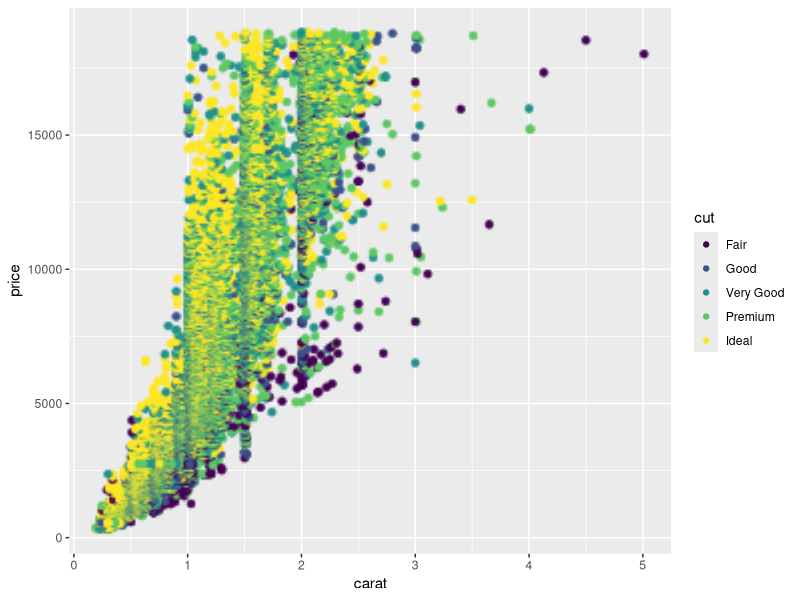
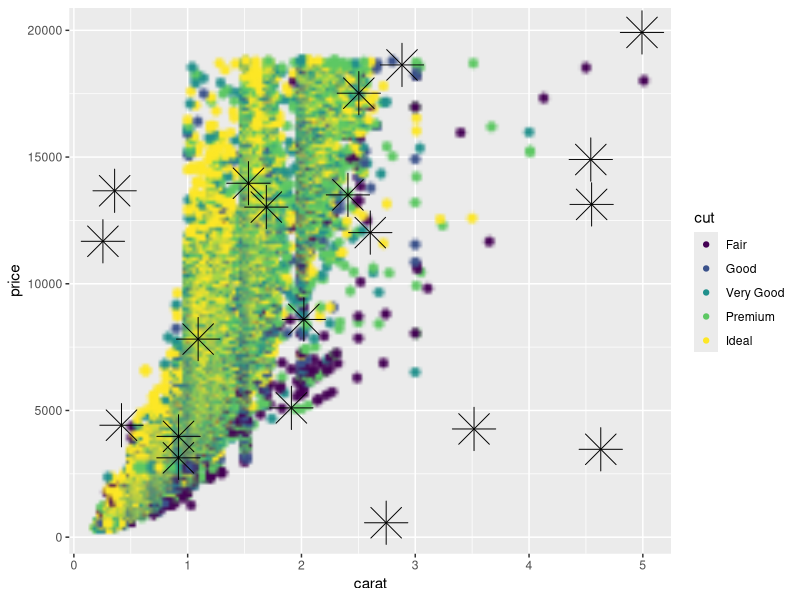
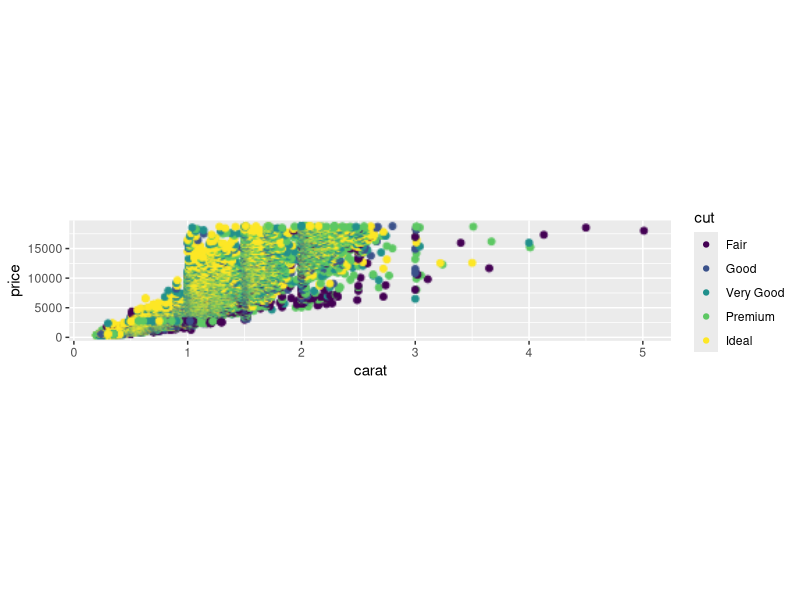
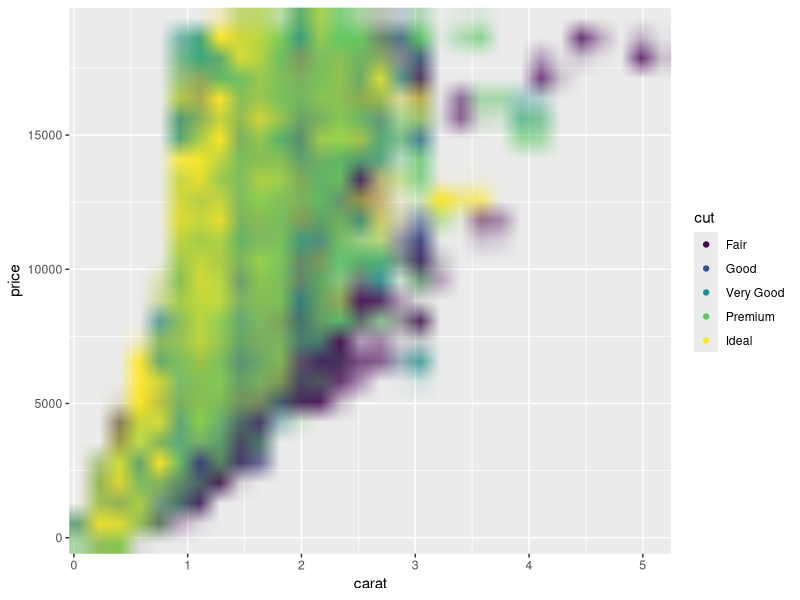
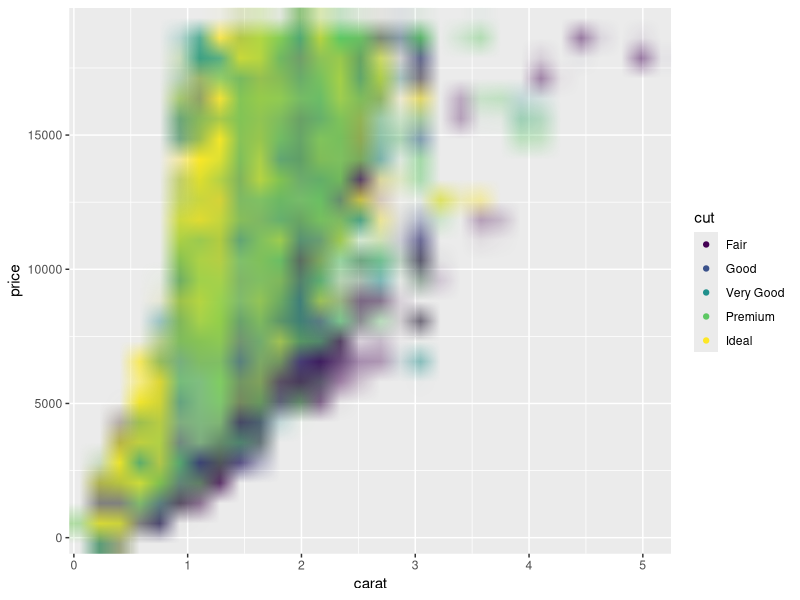
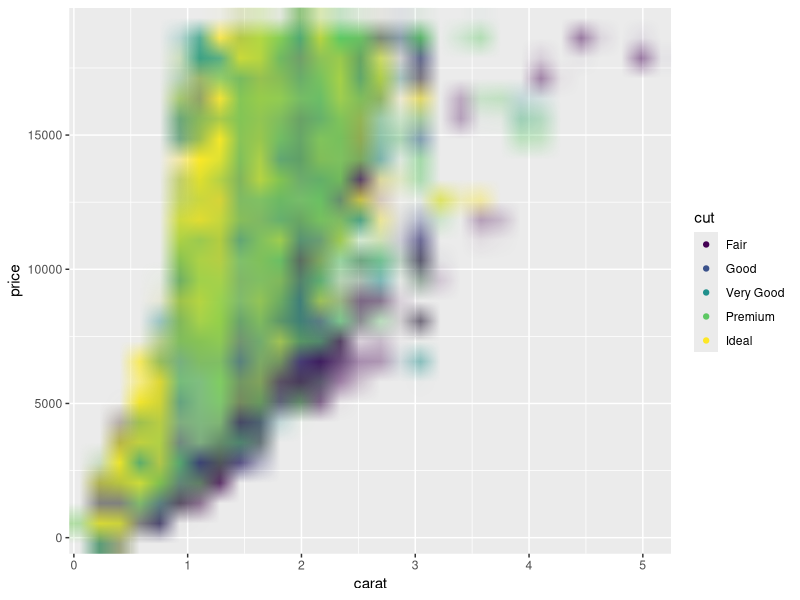
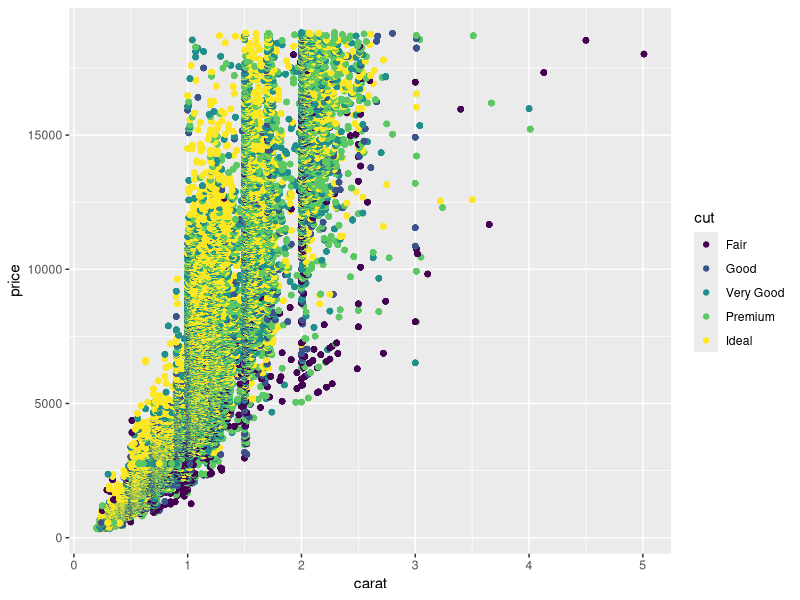
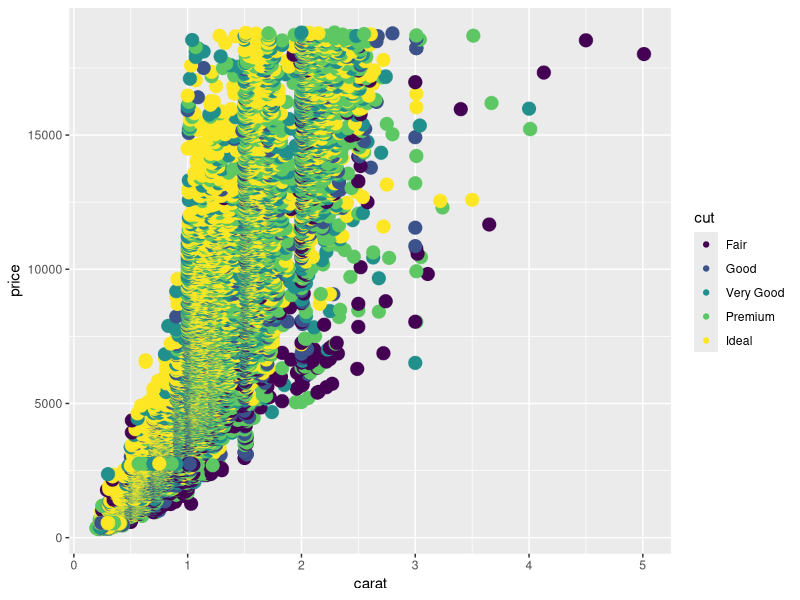

These figures' R source, in order:
## ---- chunk 1
knitr::opts_chunk$set(
  collapse = TRUE,
  comment = "#>"
)
## ---- chunk 2
library(ggplot2)
library(ggrastr)

plot <- ggplot(diamonds, aes(carat, price, colour = cut)) +
  geom_point()

rasterize(plot, layers='Point', dpi=50)
## ---- chunk 3
ggplot() + 
  rasterise(geom_point(aes(carat, price, colour = cut), data=diamonds), dpi=30) +
  geom_point(aes(x=runif(20, 0, 5), y=runif(20, 0, 20000)), size=10, color="black", shape=8)
## ---- chunk 4
# Points remain round across different aspect ratios
plot <- ggplot(diamonds, aes(carat, price, colour = cut))
plot + rasterise(geom_point(), dpi = 72) + theme(aspect.ratio = 0.2)
## ---- chunk 5
# The default 'cairo' at dpi=5
plot + rasterise(geom_point(), dpi = 5, dev = "cairo")
## ---- chunk 6
# Using 'ragg' gives better anti-aliasing but has unexpected alpha blending
plot + rasterise(geom_point(), dpi = 5, dev = "ragg")
## ---- chunk 7
# Using 'ragg_png' solves the alpha blend, but requires writing a temporary file to disk
plot + rasterise(geom_point(), dpi = 5, dev = "ragg_png")
## ---- chunk 8
# unchanged scaling, scale=1
plot <- ggplot(diamonds, aes(carat, price, colour = cut))
plot + rasterise(geom_point(), dpi = 300, scale = 1)
## ---- chunk 9
# larger objects, scale > 1
plot <- ggplot(diamonds, aes(carat, price, colour = cut))
plot + rasterise(geom_point(), dpi = 300, scale = 2)
## ---- chunk 10
# smaller objects, scale < 1
plot <- ggplot(diamonds, aes(carat, price, colour = cut))
plot + rasterise(geom_point(), dpi = 300, scale = 0.5)
## ---- chunk 11
world1 <- sf::st_as_sf(maps::map('world', plot = FALSE, fill = TRUE))
ggplot() + rasterise(
  list(
    list(
      geom_sf(data = world1),
      theme(panel.background = element_rect(fill = "skyblue"))
    ),
    list(
      list(
        geom_point(aes(x = rnorm(100, sd = 10), y = rnorm(100, sd = 10)))
      ),
      theme(panel.border = element_rect(fill = NA, colour = "blue"))
    )
  )
)
## ---- chunk 12
## set ggrastr.default.dpi with options()
options(ggrastr.default.dpi=750)

plot <- ggplot(diamonds, aes(carat, price, colour = cut))
new_plot = plot + rasterise(geom_point()) + theme(aspect.ratio = 1)
print(new_plot)

## set back to default 300
options(ggrastr.default.dpi=300)
## ---- chunk 13
points_num <- 500000
df <- data.frame(x=as.factor(1:points_num %% 2), y=log(abs(rcauchy(points_num))))
gg <- ggplot(df, aes(x=x, y=y)) + scale_color_discrete(guide=FALSE)
gg + geom_boxplot()
## ---- chunk 14
gg +
  geom_boxplot_jitter(outlier.size=0.1, outlier.jitter.width=0.3, outlier.alpha=0.5, raster.dpi=200)
